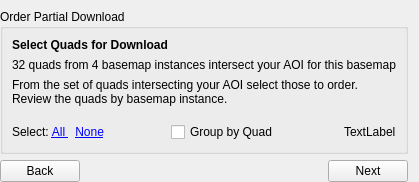
     <widget class="QWidget" name="orderQuadsPage">
      <layout class="QVBoxLayout" name="verticalLayout_11">
       <property name="leftMargin">
        <number>0</number>
       </property>
       <property name="topMargin">
        <number>9</number>
       </property>
       <property name="bottomMargin">
        <number>0</number>
       </property>
       <item>
        <widget class="QGroupBox" name="grpBoxQuads">
         <property name="sizePolicy">
          <sizepolicy hsizetype="Preferred" vsizetype="MinimumExpanding">
           <horstretch>0</horstretch>
           <verstretch>0</verstretch>
          </sizepolicy>
         </property>
         <property name="title">
          <string>Order Partial Download</string>
         </property>
         <layout class="QVBoxLayout" name="verticalLayout_12">
          <item>
           <widget class="QLabel" name="label_7">
            <property name="text">
             <string>&lt;html&gt;&lt;head/&gt;&lt;body&gt;&lt;p&gt;&lt;span style=&quot; font-weight:600;&quot;&gt;Select Quads for Download&lt;/span&gt;&lt;/p&gt;&lt;/body&gt;&lt;/html&gt;</string>
            </property>
           </widget>
          </item>
          <item>
           <widget class="QLabel" name="labelQuadsSummary">
            <property name="text">
             <string>32 quads from 4 basemap instances intersect your AOI for this basemap</string>
            </property>
           </widget>
          </item>
          <item>
           <widget class="QLabel" name="label_8">
            <property name="text">
             <string>From the set of quads intersecting your AOI select those to order.
Review the quads by basemap instance.</string>
            </property>
           </widget>
          </item>
          <item>
           <spacer name="verticalSpacer_5">
            <property name="orientation">
             <enum>Qt::Vertical</enum>
            </property>
            <property name="sizeType">
             <enum>QSizePolicy::Fixed</enum>
            </property>
            <property name="sizeHint" stdset="0">
             <size>
              <width>10</width>
              <height>10</height>
             </size>
            </property>
           </spacer>
          </item>
          <item>
           <layout class="QHBoxLayout" name="horizontalLayout_8">
            <item>
             <widget class="QLabel" name="lblSelectAllQuads">
              <property name="text">
               <string>&lt;html&gt;&lt;head/&gt;&lt;body&gt;&lt;p&gt;Select: &lt;a href=&quot;all&quot;&gt;&lt;span style=&quot; text-decoration: underline; color:#0000ff;&quot;&gt;All   &lt;/span&gt;&lt;/a&gt;&amp;nbsp;&amp;nbsp;&lt;a href=&quot;none&quot;&gt;&lt;span style=&quot; text-decoration: underline; color:#0000ff;&quot;&gt;None&lt;/span&gt;&lt;/a&gt;&lt;/p&gt;&lt;/body&gt;&lt;/html&gt;</string>
              </property>
             </widget>
            </item>
            <item>
             <spacer name="horizontalSpacer_12">
              <property name="orientation">
               <enum>Qt::Horizontal</enum>
              </property>
              <property name="sizeHint" stdset="0">
               <size>
                <width>40</width>
                <height>20</height>
               </size>
              </property>
             </spacer>
            </item>
            <item>
             <widget class="QCheckBox" name="chkGroupByQuad">
              <property name="text">
               <string>Group by Quad</string>
              </property>
             </widget>
            </item>
            <item>
             <spacer name="horizontalSpacer_7">
              <property name="orientation">
               <enum>Qt::Horizontal</enum>
              </property>
              <property name="sizeHint" stdset="0">
               <size>
                <width>40</width>
                <height>20</height>
               </size>
              </property>
             </spacer>
            </item>
            <item>
             <widget class="QLabel" name="labelQuadsSelected">
              <property name="text">
               <string>TextLabel</string>
              </property>
             </widget>
            </item>
           </layout>
          </item>
         </layout>
        </widget>
       </item>
       <item>
        <layout class="QHBoxLayout" name="horizontalLayout_7">
         <item>
          <widget class="QPushButton" name="btnBackQuadsPage">
           <property name="text">
            <string>Back</string>
           </property>
          </widget>
         </item>
         <item>
          <spacer name="horizontalSpacer_6">
           <property name="orientation">
            <enum>Qt::Horizontal</enum>
           </property>
           <property name="sizeHint" stdset="0">
            <size>
             <width>40</width>
             <height>20</height>
            </size>
           </property>
          </spacer>
         </item>
         <item>
          <widget class="QPushButton" name="btnNextQuadsPage">
           <property name="text">
            <string>Next</string>
           </property>
          </widget>
         </item>
        </layout>
       </item>
      </layout>
     </widget>
